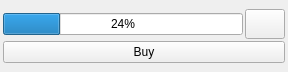
<?xml version="1.0" encoding="UTF-8"?>
<ui version="4.0">
 <class>ProductionHeader</class>
 <widget class="QWidget" name="ProductionHeader">
  <property name="geometry">
   <rect>
    <x>0</x>
    <y>0</y>
    <width>288</width>
    <height>72</height>
   </rect>
  </property>
  <property name="windowTitle">
   <string>Form</string>
  </property>
  <layout class="QVBoxLayout" name="verticalLayout_2">
   <property name="leftMargin">
    <number>3</number>
   </property>
   <property name="topMargin">
    <number>3</number>
   </property>
   <property name="rightMargin">
    <number>3</number>
   </property>
   <property name="bottomMargin">
    <number>3</number>
   </property>
   <item>
    <layout class="QVBoxLayout" name="verticalLayout">
     <property name="spacing">
      <number>2</number>
     </property>
     <item>
      <layout class="QHBoxLayout" name="horizontalLayout" stretch="0,0">
       <property name="spacing">
        <number>2</number>
       </property>
       <property name="sizeConstraint">
        <enum>QLayout::SetDefaultConstraint</enum>
       </property>
       <item>
        <widget class="QProgressBar" name="buildProgress">
         <property name="sizePolicy">
          <sizepolicy hsizetype="Expanding" vsizetype="Fixed">
           <horstretch>0</horstretch>
           <verstretch>10</verstretch>
          </sizepolicy>
         </property>
         <property name="minimumSize">
          <size>
           <width>200</width>
           <height>0</height>
          </size>
         </property>
         <property name="value">
          <number>24</number>
         </property>
        </widget>
       </item>
       <item>
        <widget class="QPushButton" name="targetButton">
         <property name="sizePolicy">
          <sizepolicy hsizetype="Fixed" vsizetype="Fixed">
           <horstretch>0</horstretch>
           <verstretch>10</verstretch>
          </sizepolicy>
         </property>
         <property name="minimumSize">
          <size>
           <width>30</width>
           <height>30</height>
          </size>
         </property>
         <property name="focusPolicy">
          <enum>Qt::NoFocus</enum>
         </property>
         <property name="text">
          <string/>
         </property>
        </widget>
       </item>
      </layout>
     </item>
     <item>
      <widget class="QPushButton" name="buyButton">
       <property name="sizePolicy">
        <sizepolicy hsizetype="Expanding" vsizetype="Fixed">
         <horstretch>0</horstretch>
         <verstretch>0</verstretch>
        </sizepolicy>
       </property>
       <property name="text">
        <string>Buy</string>
       </property>
      </widget>
     </item>
    </layout>
   </item>
  </layout>
 </widget>
 <resources/>
 <connections/>
</ui>
